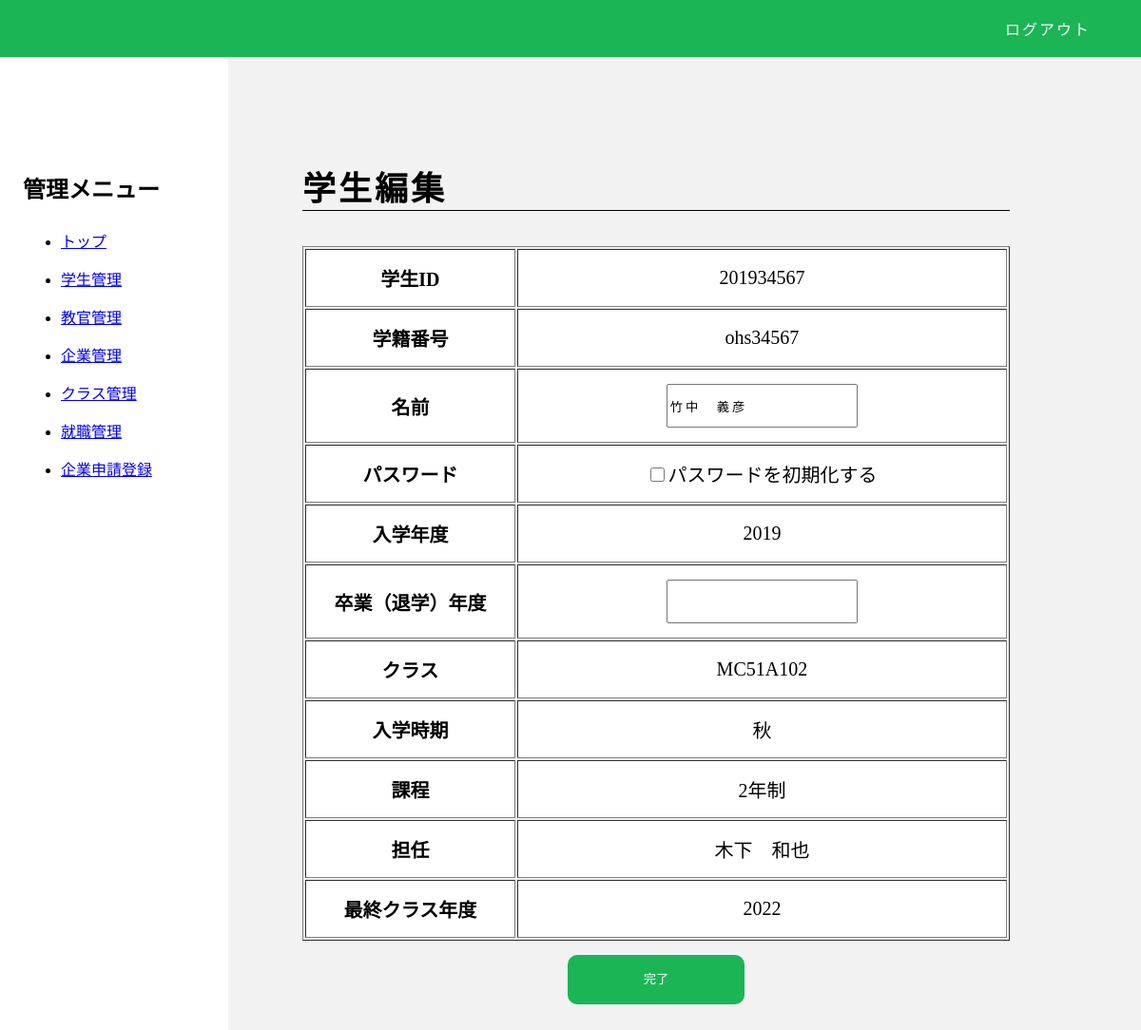
Page /adminpage/studentEd.php?page=201934567 on the committed database.
### tables this page shows
CREATE TABLE mt_student(
    student_id char(9),
    no char(8),
    pass char(9),
    date_of_birth char(8),
    name varchar(30),
    admission char(4),
    graduation char(4),
    PRIMARY KEY(student_id)
);

CREATE TABLE affiliation(
    id INT AUTO_INCREMENT,
    student_id char(9),
    class_id char(8),
    PRIMARY KEY(id),
    FOREIGN KEY (student_id) REFERENCES mt_student(student_id),
    FOREIGN KEY (class_id) REFERENCES mt_class(class_id)
);

CREATE TABLE mt_class(
    class_id char(8),
    course varchar(30),
    season char(1),
    curriculum char(3),
    t_id char(6),
    year char(4),
    PRIMARY KEY(class_id),
    FOREIGN KEY mt_class(t_id) REFERENCES mt_teacher(t_id)
);

CREATE TABLE mt_teacher(
    t_id char(6),
    t_cd char(2),
    t_name varchar(30),
    PRIMARY KEY(t_id)
);

### adminpage/studentEd.php (the view, shortened to what this page needs)
<?php
$userName = $_SESSION['USERNAME'];
$studentId = $_GET['page'];
$dsn      = 'mysql:dbname=db26;host=localhost';
$user     = 'root';
$password = '';
try {
    $dbh = new PDO($dsn, $user, $password);
    $query = "SELECT mts.student_id,mts.no,mts.name,mts.date_of_birth,mts.admission,mts.graduation,mta.class_id,mtc.season,mtc.curriculum,mtt.t_name,mtc.year FROM mt_student mts LEFT OUTER JOIN affiliation mta USING(student_id) LEFT OUTER JOIN mt_class mtc USING(class_id) LEFT OUTER JOIN mt_teacher mtt USING(t_id)
        WHERE mts.student_id='$studentId';";
    $stmt = $dbh->query($query);
} catch (PDOException $e) {
    die();
}
foreach ($stmt as $row) {
    $studentNo = $row["no"];
    $studentName = $row["name"];
    $studentPass = $row["date_of_birth"];
    $admission = $row["admission"];
    $graduation = $row["graduation"];
    $class = $row["class_id"];
    $season = $row["season"];
    $curriculum = $row["curriculum"];
    $teacherName = $row["t_name"];
    $year = $row["year"];
}
?>
<!DOCTYPE html>
<html lang="ja">
<head>
    <link rel="stylesheet" type="text/css" href="css/base.css">
    <link rel="stylesheet" type="text/css" href="css/button.css">
    <link rel="stylesheet" type="text/css" href="css/header.css">
    <link rel="stylesheet" type="text/css" href="css/aside.css">
</head>
<body>
    <header>
        <div class="headwrrap">
            <div class="flex">
                <p><?php echo $userName; ?>&nbsp;</p>
            </div>
            <nav>
                <ul>
                    <li class="logout"><a href="../index.html">ログアウト</a>
                </ul>
            </nav>
        </div>
    </header>
    <section class="main">
        <div class="text">
            <div class="head_flex">
                <h1>学生編集</h1>
            </div>
            <form action="studentCheck.php" method="post">
                <table border="1">
                    <tr>
                        <th>学生ID</th>
                        <td><?php echo $studentId ?></td>
                    </tr>
                    <tr>
                        <th>学籍番号</th>
                        <td><?php echo $studentNo ?></td>
                    </tr>
                    <tr>
                        <th>名前</th>
                        <td><input type="text" name="name" id="" value="<?php echo $studentName ?>"></td>
                    </tr>
                    <tr>
                        <th>パスワード</th>
                        <td>
                            <label for="pass" class="check">
                                <input type="checkbox" name="pass" class="check" value="<?php echo "B" . $studentPass ?>" id="pass">パスワードを初期化する
                            </label>
                        </td>
                    </tr>
                    <tr>
                        <th>入学年度</th>
                        <td><?php echo $admission ?></td>
                    </tr>
                    <tr>
                        <th>卒業（退学）年度</th>
                        <td><input type="text" name="graduation" id="" value="<?php echo $graduation ?>"></td>
                    </tr>
                    <tr>
                        <th>クラス</th>
                        <td><?php echo $class ?></td>
                    </tr>
                    <tr>
                        <th>入学時期</th>
                        <td><?php echo $season ?></td>
                    </tr>
                    <tr>
                        <th>課程</th>
                        <td><?php echo $curriculum ?></td>
                    </tr>
                    <tr>
                        <th>担任</th>
                        <td><?php echo $teacherName ?></td>
                    </tr>
                    <tr>
                        <th>最終クラス年度</th>
                        <td><?php echo $year ?></td>
                    </tr>
                </table>
                <button type="submit" name="sb" value="confirmation" class="btn btn-outline-secondary btn_width">完了</button>
            </form>
        </div>
    </section>
    <aside id="sub">
        <h2>管理メニュー</h2>
        <ul>
            <li><a href="index.php">トップ</a></li>
            <li><a href="student.php">学生管理</a></li>
            <li><a href="teacher.php">教官管理</a></li>
            <li><a href="company.php">企業管理</a></li>
            <li><a href="#">クラス管理</a></li>
            <li><a href="#">就職管理</a></li>
            <li><a href="newCompany.php">企業申請登録</a>
            </li>
        </ul>
    </aside>
</body>
</html>

### adminpage/css/base.css (style rules this page uses)
body { background: #f2f2f2; margin: 0; padding: 0; margin: 0 auto; }
h1 { font-size: 35px; margin: 150px auto 37px auto; letter-spacing: 3px; border-bottom: 1px solid #000; text-align: left; }
.text { margin: 0 auto; text-align: center; width: 62vw; }
input { width: 40%; height: 40px; letter-spacing: 3px; }
.check { width: 15px; height: 15px; cursor: pointer; }
.flex { display: flex; }

### adminpage/css/button.css (style rules this page uses)
.btn { background-color: #1bb556; border-radius: 10px; display: inline-block; transition: 0.5s; text-decoration: none; color: #fff; text-align: center; line-height: 50px; margin: 2% 37.5%; border: none; }
.btn_width { width: 25%; }

### adminpage/css/header.css (style rules this page uses)
body { margin: 0; padding: 0; }
header { position: fixed; top: 0; height: 60px; width: 100vw; background-color: #1bb556; box-sizing: border-box; color: white; }
.headwrrap { display: flex; justify-content: space-between; align-items: center; margin: 0 4vw; height: 100%; }
nav ul { margin: 0; padding: 0; }
nav li { list-style: none; display: inline-block; width: 10%; min-width: 90px; padding: 5px; letter-spacing: 2px; }
nav a { text-decoration: none; color: white; }

### adminpage/css/aside.css (style rules this page uses)
#sub { box-sizing: border-box; top: 60px; height: 100%; width: 20%; position: fixed; overflow: hidden; background: #ffffff; padding: 100px 2%; }
.main { box-sizing: border-box; margin-left: 15%; padding: 20px 40px; }
#sub a { line-height: 2.5em; text-decoration: underline; }
table { margin: 30px auto 0 auto; width: 100%; font-size: 20px; }
th, td { padding: 15px; background-color: #fff; }
th { width: 30%; }

### rows in the picture
mt_student: no "ohs34567", name "竹中 義彦", admission "2019", affiliation.class_id "MC51A102", mt_class.season "秋", mt_class.curriculum "2年制", mt_teacher.t_name "木下 和也", mt_class.year "2022"

### other values in the picture
$studentId "201934567"
